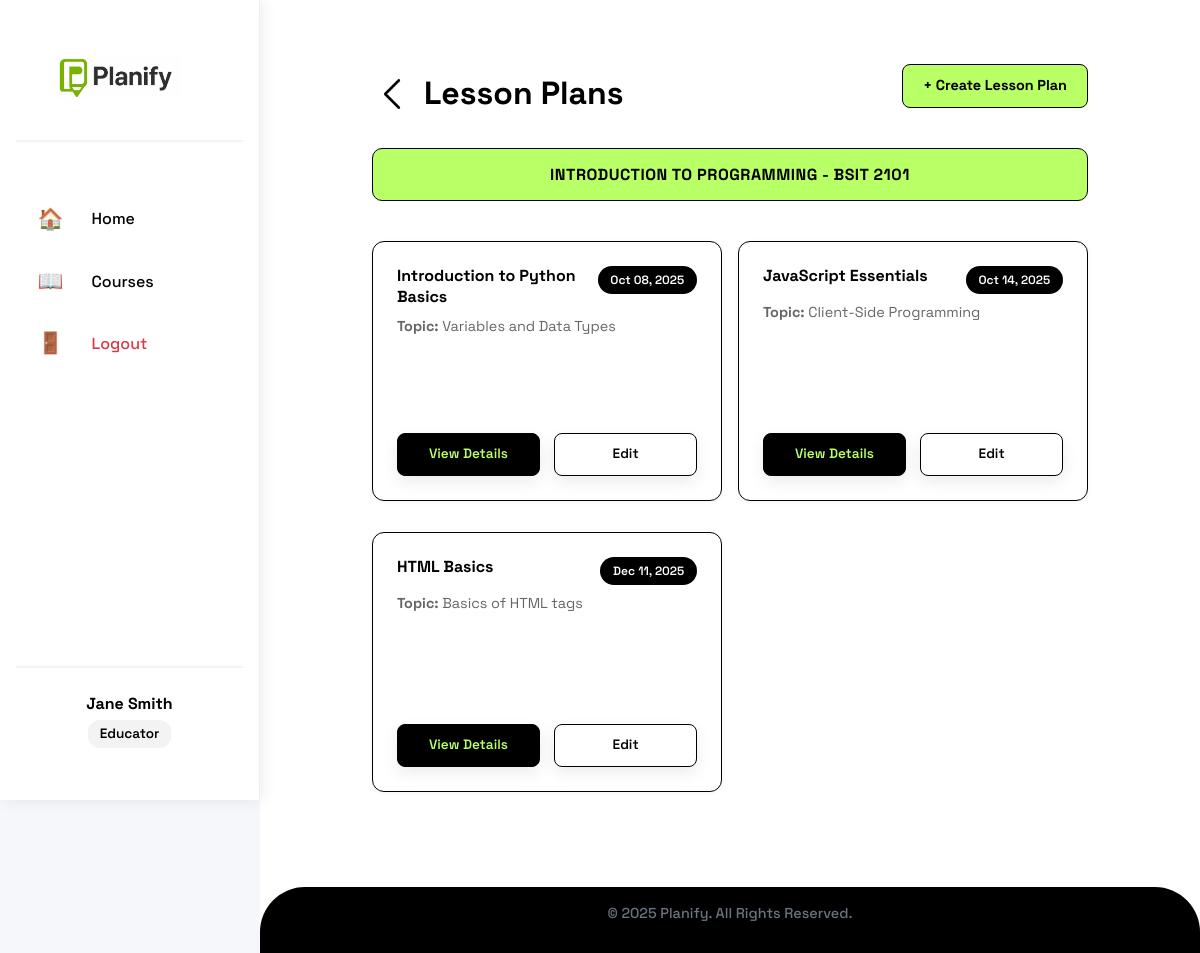
/educator/course/1/plans (signed in), run on the app's committed database.
### models.py (models this page shows, shortened)
class User(db.Model, UserMixin):
    id = db.Column(db.Integer, primary_key=True)
    first_name = db.Column(db.String(20), nullable=False)
    last_name = db.Column(db.String(20), nullable=False)
    username = db.Column(db.String(20), unique=True, nullable=False)
    email = db.Column(db.String(120), unique=True, nullable=False)
    contact_number = db.Column(db.String(11), nullable=False)
    password = db.Column(db.String(255), nullable=False)
    role = db.Column(db.String(10), nullable=False)
    courses = db.relationship('Course', backref='educator', lazy=True, cascade='all, delete-orphan')
    lesson_plans = db.relationship('LessonPlan', backref='creator', lazy=True, cascade='all, delete-orphan')
    enrollments = db.relationship('Enrollment', backref='student', lazy=True, cascade='all, delete-orphan')

class Course(db.Model):
    id = db.Column(db.Integer, primary_key=True)
    course_name = db.Column(db.String(100), nullable=False)
    course_code = db.Column(db.String(20), nullable=False)
    block_section = db.Column(db.String(20), nullable=False)
    description = db.Column(db.Text, nullable=True)
    educator_id = db.Column(db.Integer, db.ForeignKey('user.id'), nullable=False)
    created_at = db.Column(db.DateTime, default=datetime.utcnow)
    enrollment_code = db.Column(db.String(10), unique=True, nullable=False)
    lesson_plans = db.relationship('LessonPlan', backref='course', lazy=True, cascade='all, delete-orphan')
    enrollments = db.relationship('Enrollment', backref='course', lazy=True, cascade='all, delete-orphan')
    attendance_records = db.relationship('AttendanceRecord', backref='course', lazy=True, cascade='all, delete-orphan')

class LessonPlan(db.Model):
    id = db.Column(db.Integer, primary_key=True)
    title = db.Column(db.String(200), nullable=False)
    course_id = db.Column(db.Integer, db.ForeignKey('course.id'), nullable=False)
    educator_id = db.Column(db.Integer, db.ForeignKey('user.id'), nullable=False)
    objectives = db.Column(db.Text, nullable=True)
    topic = db.Column(db.String(200), nullable=True)
    description = db.Column(db.Text, nullable=True)
    created_at = db.Column(db.DateTime, default=datetime.utcnow)
    updated_at = db.Column(db.DateTime, default=datetime.utcnow, onupdate=datetime.utcnow)
    materials = db.relationship('LearningMaterial', backref='lesson_plan', lazy=True, cascade='all, delete-orphan')

### routes.py (the view)
@app.route('/educator/course/<int:course_id>/plans')
@login_required
def course_lesson_plans(course_id):
    if current_user.role != 'educator':
        flash("Access denied.", "error")
        return redirect(url_for('home'))
    course = Course.query.get_or_404(course_id)
    if course.educator_id != current_user.id:
        flash("Access denied.", "error")
        return redirect(url_for('educator_courses'))
    lesson_plans = LessonPlan.query.filter_by(course_id=course_id).all()
    return render_template('lesson_plans.html', course=course, lesson_plans=lesson_plans)

### app.py (called while the page is built)
@login_manager.user_loader
def load_user(user_id):
    return User.query.get(int(user_id))

### templates/lesson_plans.html
{% extends "educator_base.html" %}
{% block content %}
<div class="plans-container">
    <div class="plan-section">
        <div class="plans-header">
            <div class="header-left">
                <a href="{{ url_for('educator_courses') }}" class="back-icon-btn" title="Back to Courses">
                    <img src="{{ url_for('static', filename='pictures/back-button.png') }}" alt="Back">
                </a>
                <h2>Lesson Plans</h2>
            </div>
            <a href="{{ url_for('add_lesson_plan', course_id=course.id) }}" class="add-btn">
                + Create Lesson Plan
            </a>
        </div>
        <div class="course-name-banner">
            <h3>{{ course.course_name }} - {{ course.block_section }}</h3>
        </div>
        <div class="plans-grid">
            {% if lesson_plans %}
                {% for plan in lesson_plans %}
                <div class="plan-card">
                    <div class="plan-card-top">
                        <h4>{{ plan.title }}</h4>
                        <span class="plan-date">{{ plan.created_at.strftime('%b %d, %Y') }}</span>
                    </div>
                    <p class="plan-topic">
                        <strong>Topic:</strong> {{ plan.topic or 'Not specified' }}
                    </p>
                    <div class="plan-actions">
                        <a href="{{ url_for('view_lesson_plan', plan_id=plan.id) }}" class="btn-view">
                            View Details
                        </a>
                        <a href="{{ url_for('edit_lesson_plan', plan_id=plan.id) }}" class="btn-edit">
                            Edit
                        </a>
                    </div>
                </div>
                {% endfor %}
            {% else %}
                <div class="empty-state">
                    <p>No lesson plans yet. Create your first one!</p>
                </div>
            {% endif %}
        </div>
    </div>
</div>
{% endblock %}

### templates/educator_base.html (shortened to what this page needs)
<!doctype html>
<html lang="en">
<head>
    <link rel="stylesheet" href="{{ url_for('static', filename='style.css') }}">
</head>
<body class="educator-layout">
    <aside class="sidebar">
        <div class="sidebar-header">
            <a href="{{ url_for('educator_home') }}" class="logo">
            <img src="{{ url_for('static', filename='pictures/logo.png') }}" alt="Planify Logo">
        </a>
        </div>
        <nav class="sidebar-nav">
            <a href="{{ url_for('educator_home') }}" class="nav-item">
                <span class="icon">🏠</span>
                <span>Home</span>
            </a>
            <a href="{{ url_for('educator_courses') }}" class="nav-item">
                <span class="icon">📖</span>
                <span>Courses</span>
            </a>
            <a href="{{ url_for('logout') }}" class="nav-item logout-item">
                <span class="icon">🚪</span>
                <span>Logout</span>
            </a>
        </nav>
        <div class="sidebar-footer">
            <div class="user-info">
                <p class="user-name">{{ current_user.first_name }} {{ current_user.last_name }}</p>
                <p class="user-role">Educator</p>
            </div>
        </div>
    </aside>
    <div class="main-content">
        <main class="content">
            {% block content %}
            {% endblock %}
        </main>
        <footer class="footer">
            <p>© 2025 Planify. All Rights Reserved.</p>
        </footer>
    </div>
</body>
</html>

### data on the page
User: first_name "Jane", last_name "Smith"
Course: course_name "INTRODUCTION TO PROGRAMMING", block_section "BSIT 2101"
LessonPlan: title "Introduction to Python Basics", created_at "Oct 08, 2025", topic "Variables and Data Types"
LessonPlan: title "JavaScript Essentials", created_at "Oct 14, 2025", topic "Client-Side Programming"
LessonPlan: title "HTML Basics", created_at "Dec 11, 2025", topic "Basics of HTML tags"
